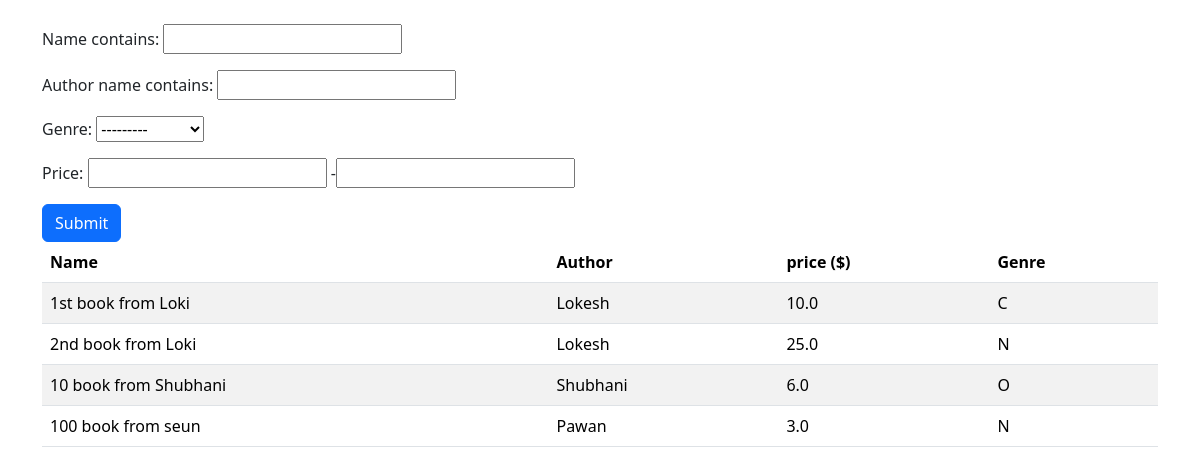
The page / on the database its author committed.
### core/models.py (models this page shows, shortened)
class Book(models.Model):
    class GenreChoices(models.TextChoices):
        CRIME = 'C'
        NON_FICTION = 'N'
        OTHER = 'O'
        SCI_FI = 'S'
    name = models.CharField(max_length = 128)
    price = models.FloatField()
    number_in_stock = models.PositiveIntegerField(default = 0)
    genre = models.CharField(max_length = 1,choices = GenreChoices.choices)
    author = models.ForeignKey(Author, on_delete  = models.CASCADE)

class Author(models.Model):
    name = models.CharField(max_length = 128)
    def __str__(self):
        return self.name

### core/views.py (the view)
# urls.py: path('',home, name='index'),
def home(request):
    book_filter = BookFilter(request.GET, queryset=Book.objects.all())
    context = {
        'form':book_filter.form,
        'books':book_filter.qs
    }
    return render(request,'index.html',context=context)

### core/templates/index.html
{% extends 'base.html' %}
{% block content %}
  <form method = "GET" action="{% url 'index' %}">
    {{form.as_p}}
    <input type="submit" value="Submit" class="btn btn-primary">
  </form>
    <table class="table table-striped">
        <thead>
          <tr>
            <th scope="col">Name</th>
            <th scope="col">Author</th>
            <th scope="col">price ($)</th>
            <th scope="col">Genre</th>
          </tr>
        </thead>
        <tbody>
        {% for book in books %}
          <tr>
            <td>{{book.name}}</td>
            <td>{{book.author}}</td>
            <td>{{book.price}}</td>
            <td>{{book.genre}}</td>
          </tr>
        {% endfor %}
        </tbody>
      </table>
{% endblock %}

### core/templates/base.html (shortened to what this page needs)
<!DOCTYPE html>
<html lang="en">
<head>
    <link rel="stylesheet" href="https://cdn.jsdelivr.net/npm/bootstrap@5.3.2/dist/css/bootstrap.min.css">
</head>
<body>
    <div class="container mt-4">
    {% block content %}
    {% endblock %}
    </div>
</body>
</html>

### rows shown on the page
Book: name "1st book from Loki", author "Lokesh", price "10.0", genre "C"
Book: name "2nd book from Loki", author "Lokesh", price "25.0", genre "N"
Book: name "10 book from Shubhani", author "Shubhani", price "6.0", genre "O"
Book: name "100 book from seun", author "Pawan", price "3.0", genre "N"
